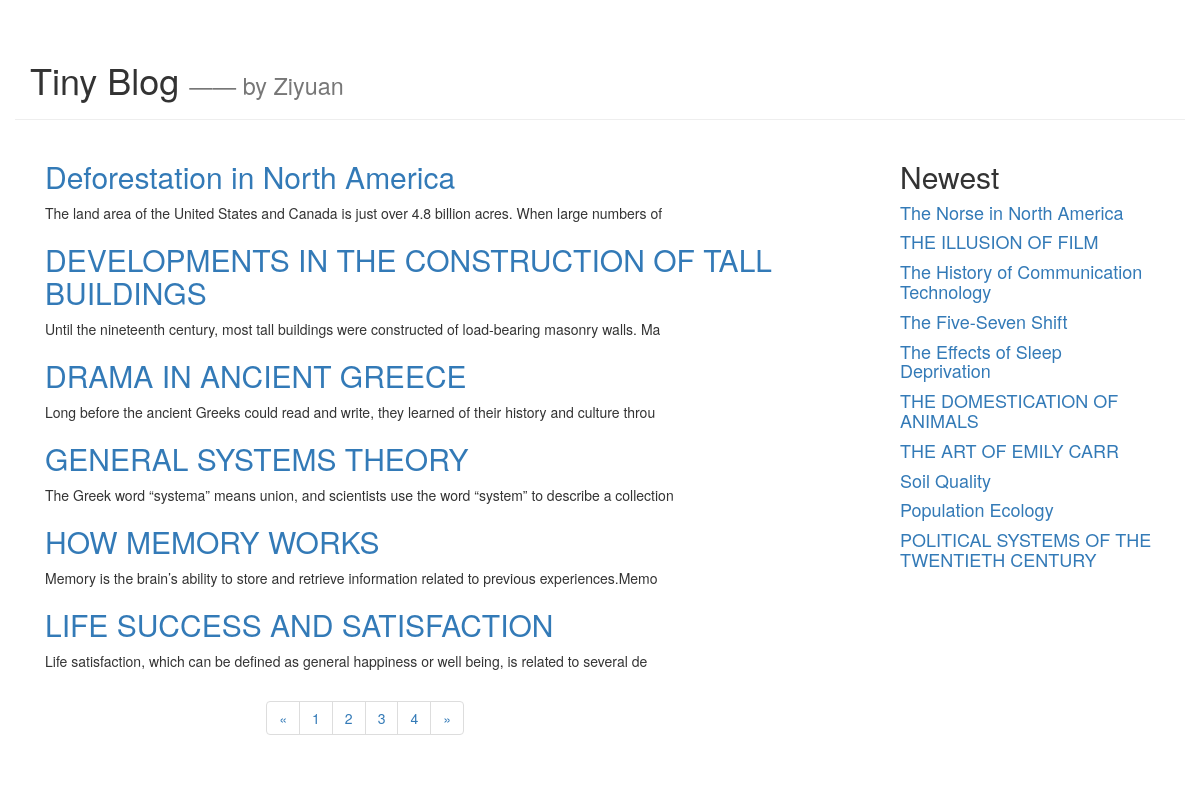
Screenshot of /blog/index?page=2 with the database file from the repository.
### blog/models.py (models this page shows, shortened)
class Article(models.Model):
    article_id = models.AutoField(primary_key=True)
    title = models.TextField()
    brief_content = models.TextField()
    content = models.TextField()
    publish_date = models.DateTimeField(auto_now=True)

### blog/views.py (the view)
# urls.py: path('index', blog.views.get_index_page),
def get_index_page(request):
    page = request.GET.get('page')
    if page:
        page = int(page)
    else:
        page = 1
    print('page param: ', page)
    all_article = Article.objects.all()
    top10_article_list = Article.objects.order_by('-publish_date')[:10]
    paginator = Paginator(all_article, 6)
    page_num = paginator.num_pages
    print('page num:', page_num)
    page_article_list = paginator.page(page)
    if page_article_list.has_next():
        next_page = page + 1
    else:
        next_page = page
    if page_article_list.has_previous():
        previous_page = page - 1
    else:
        previous_page = page
    return render(request, 'blog/index.html',
                  {
                      'article_list': page_article_list,
                      'page_num': range(1, page_num + 1),
                      'curr_page': page,
                      'next_page': next_page,
                      'previous_page': previous_page,
                      'top10_article_list': top10_article_list
                  }
                )

### blog/templates/blog/index.html (shortened to what this page needs)
<!DOCTYPE html>
<html lang="en">
<head>
    <link rel="stylesheet" href="https://cdn.jsdelivr.net/npm/bootstrap@3.3.7/dist/css/bootstrap.min.css"
>
</head>
<body>
<div class="container page-header">
    <h1>Tiny Blog
        <small> —— by Ziyuan</small>
    </h1>
</div>
<div class="container page-body">
    <div class="col-md-9" role="main">
        <div class="body-main">
            {% for article in article_list %}
            <div>
                <h2><a href="/blog/detail/{{article.article_id}}">{{ article.title }}</a></h2>
                <p>
                    {{article.brief_content}}
                </p>
            </div>
            {% endfor %}
        </div>
        <div class="body-footer">
            <div class="col-md-4 col-md-offset-3">
                <nav aria-label="Page navigation">
                    <ul class="pagination">
                        <li>
                            <a href="/blog/index?page={{previous_page}}" aria-label="Previous">
                                <span aria-hidden="true">&laquo;</span>
                            </a>
                        </li>
                        {% for num in page_num %}
                        <li><a href="/blog/index?page={{num}}">{{ num }}</a></li>
                        {% endfor %}
                        <li>
                            <a href="/blog/index?page={{next_page}}" aria-label="Next">
                                <span aria-hidden="true">&raquo;</span>
                            </a>
                        </li>
                    </ul>
                </nav>
            </div>
        </div>
    </div>
    <div class="col-md-3" role="complementary">
        <div>
            <h2>Newest</h2>
            {% for article in top10_article_list %}
            <h4><a href="/blog/detail/{{article.article_id}}">{{ article.title }}</a></h4>
            {% endfor %}
        </div>
    </div>
</div>
</body>
</html>

### rows the page displays
Article: title "Deforestation in North America", brief_content "The land area of the United States and Canada is just over 4.8 billion acres. When large numbers of"
Article: title "DEVELOPMENTS IN THE CONSTRUCTION OF TALL BUILDINGS", brief_content "Until the nineteenth century, most tall buildings were constructed of load-bearing masonry walls. Ma"
Article: title "DRAMA IN ANCIENT GREECE", brief_content "Long before the ancient Greeks could read and write, they learned of their history and culture throu"
Article: title "GENERAL SYSTEMS THEORY", brief_content "The Greek word “systema” means union, and scientists use the word “system” to describe a collection"
Article: title "HOW MEMORY WORKS", brief_content "Memory is the brain’s ability to store and retrieve information related to previous experiences.Memo"
Article: title "LIFE SUCCESS AND SATISFACTION", brief_content "Life satisfaction, which can be defined as general happiness or well being, is related to several de"
Article: title "The Norse in North America"
Article: title "THE ILLUSION OF FILM"
Article: title "The History of Communication Technology"
Article: title "The Five-Seven Shift"
Article: title "The Effects of Sleep Deprivation"
Article: title "THE DOMESTICATION OF ANIMALS"
Article: title "THE ART OF EMILY CARR"
Article: title "Soil Quality"
Article: title "Population Ecology"
Article: title "POLITICAL SYSTEMS OF THE TWENTIETH CENTURY"

### other values shown
{{ num }} "1" "2" "3" "4"
